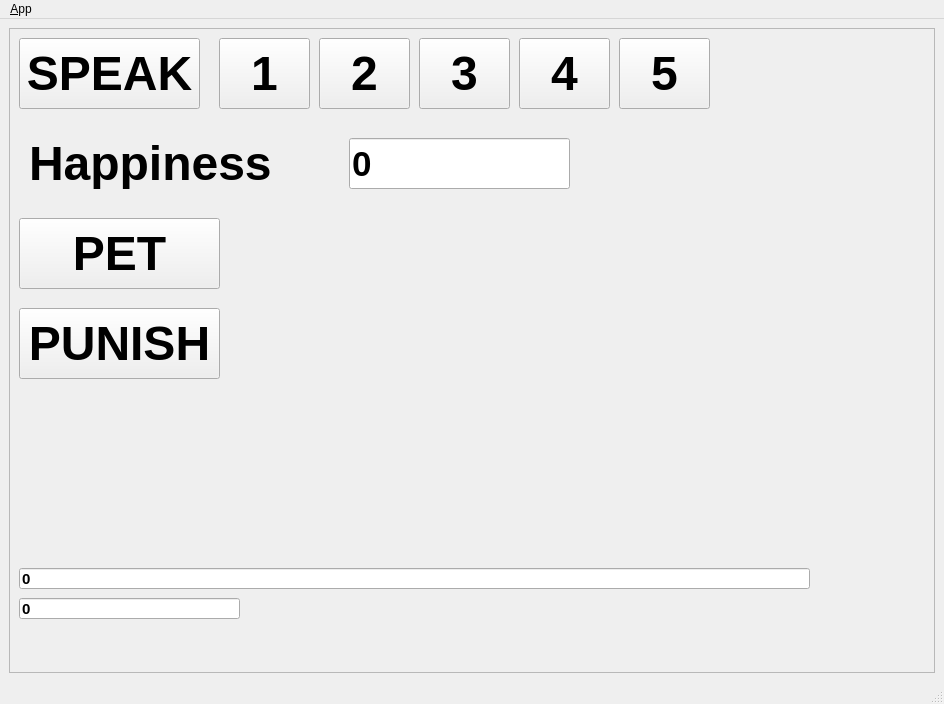
<?xml version="1.0" encoding="UTF-8"?>
<ui version="4.0">
 <class>MainWindowDesign</class>
 <widget class="QMainWindow" name="MainWindowDesign">
  <property name="geometry">
   <rect>
    <x>0</x>
    <y>0</y>
    <width>944</width>
    <height>704</height>
   </rect>
  </property>
  <property name="windowTitle">
   <string>QRosApp</string>
  </property>
  <property name="windowIcon">
   <iconset resource="../resources/images.qrc">
    <normaloff>:/images/icon.png</normaloff>:/images/icon.png</iconset>
  </property>
  <property name="locale">
   <locale language="English" country="Australia"/>
  </property>
  <widget class="QWidget" name="centralwidget">
   <layout class="QHBoxLayout">
    <item>
     <widget class="QFrame" name="frame_2">
      <property name="font">
       <font>
        <pointsize>36</pointsize>
        <weight>75</weight>
        <bold>true</bold>
       </font>
      </property>
      <property name="frameShape">
       <enum>QFrame::StyledPanel</enum>
      </property>
      <property name="frameShadow">
       <enum>QFrame::Raised</enum>
      </property>
      <widget class="QPushButton" name="pushButton_speak">
       <property name="geometry">
        <rect>
         <x>10</x>
         <y>10</y>
         <width>181</width>
         <height>71</height>
        </rect>
       </property>
       <property name="styleSheet">
        <string notr="true">font: bold 36pt &quot;Ubuntu&quot;;</string>
       </property>
       <property name="text">
        <string>SPEAK</string>
       </property>
      </widget>
      <widget class="QLabel" name="label">
       <property name="geometry">
        <rect>
         <x>20</x>
         <y>110</y>
         <width>271</width>
         <height>51</height>
        </rect>
       </property>
       <property name="styleSheet">
        <string notr="true">font: bold 36pt &quot;Ubuntu&quot;;</string>
       </property>
       <property name="text">
        <string>Happiness</string>
       </property>
      </widget>
      <widget class="QLineEdit" name="hlevel">
       <property name="geometry">
        <rect>
         <x>340</x>
         <y>110</y>
         <width>221</width>
         <height>51</height>
        </rect>
       </property>
       <property name="font">
        <font>
         <pointsize>26</pointsize>
         <weight>75</weight>
         <bold>true</bold>
        </font>
       </property>
       <property name="text">
        <string>0</string>
       </property>
      </widget>
      <widget class="QPushButton" name="pushButton_1">
       <property name="geometry">
        <rect>
         <x>210</x>
         <y>10</y>
         <width>91</width>
         <height>71</height>
        </rect>
       </property>
       <property name="font">
        <font>
         <pointsize>36</pointsize>
         <weight>75</weight>
         <bold>true</bold>
        </font>
       </property>
       <property name="styleSheet">
        <string notr="true">font: bold 36pt &quot;Ubuntu&quot;;</string>
       </property>
       <property name="text">
        <string>1</string>
       </property>
      </widget>
      <widget class="QPushButton" name="pushButton_2">
       <property name="geometry">
        <rect>
         <x>310</x>
         <y>10</y>
         <width>91</width>
         <height>71</height>
        </rect>
       </property>
       <property name="font">
        <font>
         <pointsize>36</pointsize>
         <weight>75</weight>
         <bold>true</bold>
        </font>
       </property>
       <property name="styleSheet">
        <string notr="true">font: bold 36pt &quot;Ubuntu&quot;;</string>
       </property>
       <property name="text">
        <string>2</string>
       </property>
      </widget>
      <widget class="QPushButton" name="pushButton_3">
       <property name="geometry">
        <rect>
         <x>410</x>
         <y>10</y>
         <width>91</width>
         <height>71</height>
        </rect>
       </property>
       <property name="font">
        <font>
         <pointsize>36</pointsize>
         <weight>75</weight>
         <bold>true</bold>
        </font>
       </property>
       <property name="styleSheet">
        <string notr="true">font: bold 36pt &quot;Ubuntu&quot;;</string>
       </property>
       <property name="text">
        <string>3</string>
       </property>
      </widget>
      <widget class="QPushButton" name="pushButton_4">
       <property name="geometry">
        <rect>
         <x>510</x>
         <y>10</y>
         <width>91</width>
         <height>71</height>
        </rect>
       </property>
       <property name="font">
        <font>
         <pointsize>36</pointsize>
         <weight>75</weight>
         <bold>true</bold>
        </font>
       </property>
       <property name="styleSheet">
        <string notr="true">font: bold 36pt &quot;Ubuntu&quot;;</string>
       </property>
       <property name="text">
        <string>4</string>
       </property>
      </widget>
      <widget class="QPushButton" name="pushButton_5">
       <property name="geometry">
        <rect>
         <x>610</x>
         <y>10</y>
         <width>91</width>
         <height>71</height>
        </rect>
       </property>
       <property name="font">
        <font>
         <pointsize>36</pointsize>
         <weight>75</weight>
         <bold>true</bold>
        </font>
       </property>
       <property name="styleSheet">
        <string notr="true">font: bold 36pt &quot;Ubuntu&quot;;</string>
       </property>
       <property name="text">
        <string>5</string>
       </property>
      </widget>
      <widget class="QPushButton" name="pushButton_pet">
       <property name="geometry">
        <rect>
         <x>10</x>
         <y>190</y>
         <width>201</width>
         <height>71</height>
        </rect>
       </property>
       <property name="styleSheet">
        <string notr="true">font: bold 36pt &quot;Ubuntu&quot;;</string>
       </property>
       <property name="text">
        <string>PET</string>
       </property>
      </widget>
      <widget class="QPushButton" name="pushButton_punish">
       <property name="geometry">
        <rect>
         <x>10</x>
         <y>280</y>
         <width>201</width>
         <height>71</height>
        </rect>
       </property>
       <property name="styleSheet">
        <string notr="true">font: bold 36pt &quot;Ubuntu&quot;;</string>
       </property>
       <property name="text">
        <string>PUNISH</string>
       </property>
      </widget>
      <widget class="QLineEdit" name="smiles">
       <property name="geometry">
        <rect>
         <x>10</x>
         <y>570</y>
         <width>221</width>
         <height>21</height>
        </rect>
       </property>
       <property name="font">
        <font>
         <pointsize>11</pointsize>
         <weight>75</weight>
         <bold>true</bold>
        </font>
       </property>
       <property name="text">
        <string>0</string>
       </property>
      </widget>
      <widget class="QLineEdit" name="log">
       <property name="geometry">
        <rect>
         <x>10</x>
         <y>540</y>
         <width>791</width>
         <height>21</height>
        </rect>
       </property>
       <property name="font">
        <font>
         <pointsize>11</pointsize>
         <weight>75</weight>
         <bold>true</bold>
        </font>
       </property>
       <property name="text">
        <string>0</string>
       </property>
      </widget>
     </widget>
    </item>
   </layout>
  </widget>
  <widget class="QMenuBar" name="menubar">
   <property name="geometry">
    <rect>
     <x>0</x>
     <y>0</y>
     <width>944</width>
     <height>25</height>
    </rect>
   </property>
   <widget class="QMenu" name="menu_File">
    <property name="title">
     <string>&amp;App</string>
    </property>
    <addaction name="action_Preferences"/>
    <addaction name="separator"/>
    <addaction name="actionAbout"/>
    <addaction name="actionAbout_Qt"/>
    <addaction name="separator"/>
    <addaction name="action_Quit"/>
   </widget>
   <addaction name="menu_File"/>
  </widget>
  <widget class="QStatusBar" name="statusbar"/>
  <action name="action_Quit">
   <property name="text">
    <string>&amp;Quit</string>
   </property>
   <property name="shortcut">
    <string>Ctrl+Q</string>
   </property>
   <property name="shortcutContext">
    <enum>Qt::ApplicationShortcut</enum>
   </property>
  </action>
  <action name="action_Preferences">
   <property name="text">
    <string>&amp;Preferences</string>
   </property>
  </action>
  <action name="actionAbout">
   <property name="text">
    <string>&amp;About</string>
   </property>
  </action>
  <action name="actionAbout_Qt">
   <property name="text">
    <string>About &amp;Qt</string>
   </property>
  </action>
 </widget>
 <resources>
  <include location="../resources/images.qrc"/>
 </resources>
 <connections>
  <connection>
   <sender>action_Quit</sender>
   <signal>triggered()</signal>
   <receiver>MainWindowDesign</receiver>
   <slot>close()</slot>
   <hints>
    <hint type="sourcelabel">
     <x>-1</x>
     <y>-1</y>
    </hint>
    <hint type="destinationlabel">
     <x>399</x>
     <y>299</y>
    </hint>
   </hints>
  </connection>
 </connections>
</ui>
